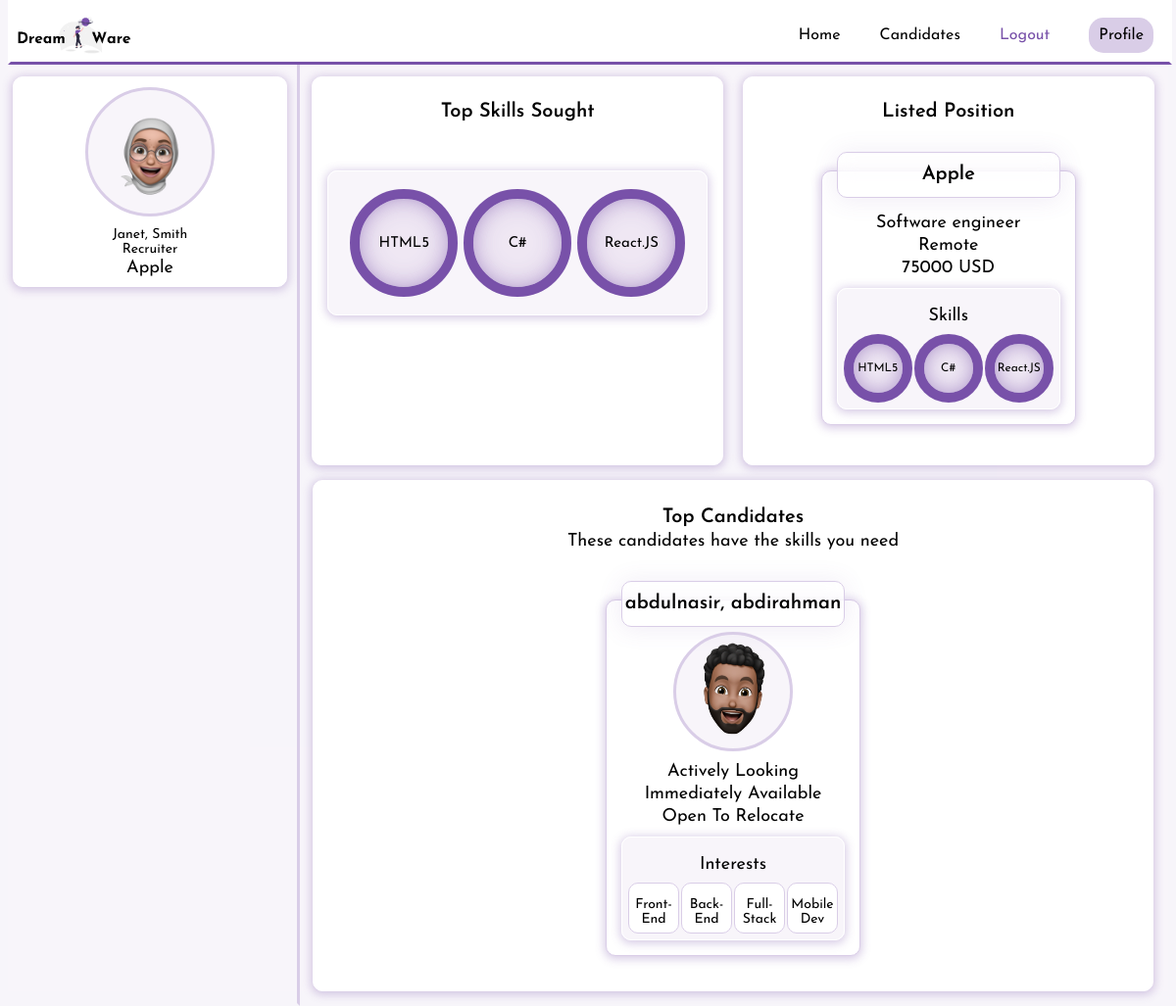
The app's page /companyDashboard/ (signed in) with its own data.
### dashboard/models.py (models this page shows, shortened)
class CustomUser(AbstractBaseUser, PermissionsMixin):
    def validate_email(value):
        valid_emails = [
            '@gmail.com',
            '@outlook.com',
            '@yahoo.com',
            '@protonmail.com',
            '@aol.com',
            '@icloud.com',
        ]
        for x in valid_emails:
            if x in value:
                return value
            else:
                raise ValidationError("Email Field only accepts gmail, outlook, yahoo, aol and icloud addressees.")
    username = None
    email = models.EmailField(blank = False, unique = True, validators=[validate_email])
    first_name = models.CharField(blank = False,max_length=50)
    last_name = models.CharField(blank = False,max_length=50)
    is_admin = models.BooleanField(default = False)
    is_staff = models.BooleanField(default=False)
    is_active = models.BooleanField(default=True)
    is_company = models.BooleanField(blank=False,default=False)#Monitors companies active on platform
    date_joined = models.DateTimeField(default=timezone.now)
    USERNAME_FIELD = 'email'
    REQUIRED_FIELDS = ['first_name','last_name']
    objects = CustomUserManager()

class Companies(models.Model):
    user = models.OneToOneField(CustomUser, on_delete=models.CASCADE)
    email = models.EmailField()
    first_name = models.CharField(blank=False,max_length=50)
    last_name = models.CharField(blank=False,max_length=50)
    company_title = models.CharField(max_length=100)
    company_name =  models.CharField(max_length=60)
    company_logo = models.ImageField(default="defaultuser.png",upload_to="company_images") #upload to images folder in database
    position_title = models.CharField(max_length=60)
    salary = models.IntegerField(null=True, blank=True)#MUST BE STARTING SALARY
    location = models.CharField(max_length=65)
    skill_one = models.CharField(max_length=100)
    skill_two = models.CharField(max_length=100)
    skill_three = models.CharField(max_length=100)
    '''class Meta:
        permissions = [
            ("is_company", "Is a company"),
        ]'''

class Member(models.Model):
    INTERESTS = (
        ('FE', 'Front-End'),
        ('BE', 'Back-End'),
        ('FS', 'Full-Stack'),
        ('MD', 'Mobile Dev'),
        ('DO', 'Dev-Ops'),
        ('CS', 'Cyber-Sec.')
    )
    WORK_STATUS = (
        ('AL', 'Actively Looking'),
        ('AC', 'Just Curious'),
        ('HE', 'Happily Employed')
    )
    WORK_AVAILABILITY = (
        ('IA', 'Immediately Available'),
        ('AW', 'About 2 Weeks'),
        ('MT', 'Moving Target')
    )
    RELOCATION_STATUS = (
        ('OK', 'Open To Relocate'),
        ('NO', 'No Relocation')
    )
    user = models.OneToOneField(CustomUser, on_delete=models.CASCADE)
    email = models.EmailField()
    picture = models.ImageField(default="defaultuser.png",upload_to="profile_images") #upload to images folder in database
    location = models.CharField(max_length=100)
    personal_goal = models.TextField(max_length=500)
    personal_story = models.TextField(max_length=500)
    education = models.CharField(max_length=100)
    linkedin = models.URLField()
    github = models.URLField()
    portfolio = models.URLField()
    interests = MultiSelectField(choices=INTERESTS)
    previous_occupation = models.CharField(max_length=100)
    availability = models.CharField(max_length=2, choices=WORK_AVAILABILITY)
    workstatus = models.CharField(max_length=2, choices=WORK_STATUS)
    relocation = models.CharField(max_length=2, choices=RELOCATION_STATUS)
    skills = models.ManyToManyField(TechSkills,related_name="CustomUsers")
    def interests_list(self):
        list = str(self.interests)
        list_ = list.split(',')
        return list_

### dashboard/views.py (the view)
# urls.py: path('companyDashboard/', views.companyDashboard, name='companyDashboard'),
@login_required(login_url='/login/')
def companyDashboard(request):
    if request.user.is_company is True:# or request.user.is_superuser: #CAN ADD IF ADMIN NEEDS ACCESS
        users = Companies.objects.filter(user=request.user)
        skillOne = request.user.companies.skill_one
        skillTwo = request.user.companies.skill_two
        skillThree = request.user.companies.skill_three
        topSkills ={skillOne,skillTwo,skillThree}
        '''#return User's Company JD
        companyName = request.user.companies.company_name
        position=request.user.companies.position_title
        salary=request.user.companies.salary
        location=request.user.companies.location
        #return User's Company TechSkills as list
        JD =(companyName,position,salary,location)'''
        candidates = Member.objects.filter(skills__name__in = topSkills).distinct() #removes duplicate values returned
        return render(request, 'companyDashboard.html',
            {'users': users, 'topSkills':topSkills, 'candidates':candidates}
        )# 'companies':companies}) #{'members' : members ,'skills': skills})
    else:
        raise PermissionDenied()

### dashboard/models.py (called while the page is built)
    def __str__(self):
        return self.name

### templates/companyDashboard.html (shortened to what this page needs)
<!DOCTYPE html>
<html lang="en" class="dashboard">
    <head>
        {% load static %}
        <link rel="stylesheet" href="{% static 'style.css' %}">
    </head>
    <body>
        <main class="dashboard" >
            <section>
                <section class="dashboard-lCol">
                    <section class="profileSection">
                        <img class="profileImg"src="/media/{{user.companies.company_logo}}"  width="110px" height="110px">
                        <section class="profileText">
                            <p class="dashboard-text">{{user.first_name}}, {{user.last_name}}</p>
                            <p class="dashboard-text">{{user.companies.company_title}}</p>
                            <p class="dashboard-Title">{{user.companies.company_name}}</p>
                        </section>
                    </section>
                </section>
                <section class="dashboard-rCol">
                    <section class="personalSection">
                        <section class="rowOne-lCol">
                            <p class="dashboard-title">Top Skills Sought</p>
                            {% if topSkills %}
                                <section class="company-techskills">
                                    {% for skill in topSkills %}
                                        <div class="skill-circle">
                                            <svg>
                                                <circle cx="50" cy="50" r="50"></circle>
                                                <circle cx="50" cy="50" r="50"></circle>
                                            </svg>
                                            <div class="text">{{skill}}</div>
                                        </div>
                                    {% endfor %}
                                </section>
                            {% endif %}
                        </section>
                        <section class="rowOne-rCol">
                            <p class="dashboard-title">Listed Position</p>
                            <section class="companyCards">
                                <section class="cards">
                                    <section class="infoSection">
                                        <div class="companyTitle">
                                            {% if user.companies.company_name %}
                                                <p class="title"> {{user.companies.company_name}}</p>
                                            {% else %}
                                                <p class="title"> Company name</p>
                                            {% endif %}
                                        </div>
                                        {% if user.companies.position_title %}
                                            <p> {{user.companies.position_title}}</p>
                                        {% else %}
                                            <p> Position Title </p>
                                        {% endif %}
                                        {% if user.companies.location %}
                                            <p> {{user.companies.location}}</p>
                                        {% else %}
                                            <p>Location or Remote </p>
                                        {% endif %}
                                        {% if user.companies.salary %}
                                            {% if user.companies.salary == none %}
                                                <p>Salary Not Disclosed</p>
                                            {% else %}
                                                 <p>{{user.companies.salary}} USD</p>
                                            {% endif %}
                                        {% else %}
                                            <p>Starting Salary</p>
                                        {% endif %}
                                    </section>
                                    <section class="skills">
                                        <p>Skills</p>
                                        {% if topSkills %}
                                            <section class="skills-container">
                                                {% for skill in topSkills %}
                                                    <div class="skill-circle">
                                                        <svg>
                                                            <circle cx="30" cy="30" r="30"></circle>
                                                            <circle cx="30" cy="30" r="30"></circle>
                                                        </svg>
                                                        <div class="text">{{skill}}</div>
                                                    </div>
                                                {% endfor %}
                                            </section>
                                        {% else %}
                                            <p>Skills List</p>
                                        {% endif %}
                                    </section>
                                </section>
                            </section>
                        </section>
                    </section>
                    <section class="companiesSection">
                        <p class="dashboard-title">Top Candidates</p>
                        <section class="companySubtitle">
                            {% if candidates %}
                                <p>These candidates have the skills you need</p>
                            {% else %}
                                <p>This is where candidates that match your required skills will be listed.</p>
                            {% endif %}
                        </section>
                        <section class="profileCards">
                            {% if candidates %}
                                {% for candidate in candidates %}
                                    <section class="cards">
                                        <section class="infoSection">
                                            <div class="candidateTitle">
                                                <p class="title"> {{candidate.user.first_name}}, {{candidate.user.last_name}}</p>
                                            </div>
                                            <img class="candidateImg"src="/media/{{candidate.picture}}"  width="100px" height="100px">
                                            <p>{{candidate.get_workstatus_display}}</p>
                                            <p>{{candidate.get_availability_display}}</p>
                                            <p>{{candidate.get_relocation_display}}</p>
                                        </section>
                                        <section class="interests">
                                            <p>Interests</p>
                                            <section class="interestsContainer">
                                                {% for x in candidate.interests_list %}
                                                    <div class="interestsCards">
                                                        <p class="text">{{x}}</p>
                                                    </div>
                                                {% endfor %}
                                            </section>
                                        </section>
                                    </section>
                                {% endfor %}
                            {% endif %}
                        </section>
                    </section>
                </section>
            </section>
        </main>
    </body>
</html>

### records on screen
CustomUser: companies.company_logo (picture), first_name "Janet", last_name "Smith", companies.company_title "Recruiter", companies.company_name "Apple", companies.position_title "Software engineer", companies.location "Remote", companies.salary "75000"
Companies: topSkills "HTML5" "C#" "React.JS", topSkills "HTML5" "C#" "React.JS"
Member: user.first_name "abdulnasir", user.last_name "abdirahman", picture (placeholder picture), workstatus "Actively Looking", availability "Immediately Available", relocation "Open To Relocate", interests_list "Front-End" "Back-End" "Full-Stack" "Mobile Dev"
